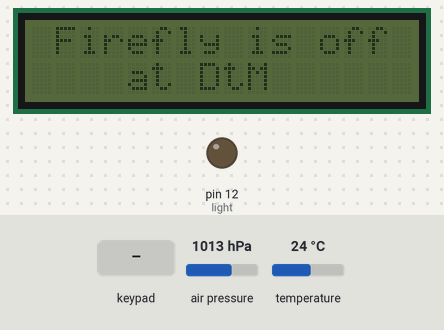
This sketch was run on a simulated Arduino Uno, built with avr-gcc and run on an emulated ATmega328P. On the bench: 16×2 character LCD, output pins drawn as LEDs (lit = HIGH). The test bench sets the inputs (shaded band); at power-on: air pressure 1013 hPa, temperature 24 °C. The modem accepts every AT command (registered, SIM ready, sends succeed) and sends nothing else.

Above: at 5.2 s.
5.3 s: key 'S' pressed
At 6.7 s:
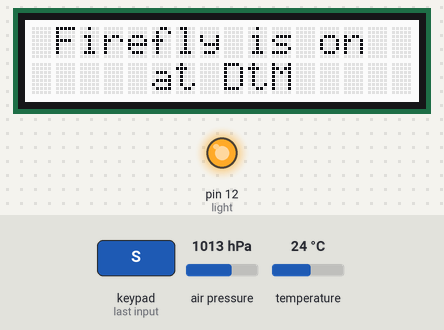
At 10.2 s:
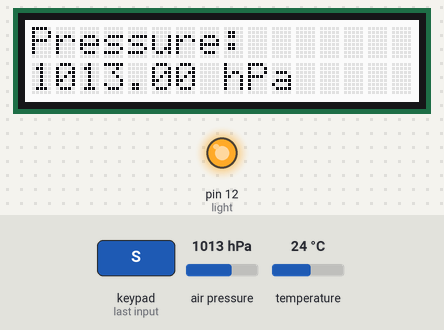
Timing chart, 0 to 11.7 s (numbered marks = the images above; inputs shaded):
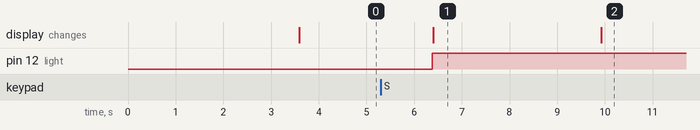

Measured:
- after the input at 5.3 s, pin 12 (light): LOW → HIGH after 1.1 s; the display: changes after 1.1 s (image 1)
- what the display in image 1 shows lasts 3.5 s, from 6.4 s to 9.9 s

The sketch:

_140402_firefly_iot_v9.ino
```cpp
//Include statements
#include <Adafruit_BMP085_U.h>
#include <Adafruit_MCP23017.h>
#include <Adafruit_RGBLCDShield.h>
#include <Adafruit_Sensor.h>
#include <SoftwareSerial.h>
#include <String.h>
#include <Wire.h>

//Global Variables
SoftwareSerial mySerial(7, 8);          //software serial connection used to communicate to and from the gprs shield
Adafruit_RGBLCDShield lcd = Adafruit_RGBLCDShield();           //initiation of  the rgdlcd shield
Adafruit_BMP085_Unified bmp = Adafruit_BMP085_Unified(10085);  //initiation of the BMP 805 sensor

const int light = 12;            // This is the pin that the leds are connected to in series
int PressNum = 0;                // The number of times the button has been pressed
float temperature;               // Variable for BMP
float seaLevelPressure;          // Variable for BMP
float Altitude;                  // Variable for BMP
float pres;                      // Variable for BMP
boolean Timer=false;             // true means start Timer/ false means do not start Timer
int xTimer=0;                    // This is the counter for the timer to indicate how many 500ms delays has occurred
const String PhoneBook[] = {("\"YourNumberHere\"") , ("\"YourNumberHere\"")};
void setup(void)
{
  pinMode(light, OUTPUT);

  mySerial.begin(19200);               // the GPRS baud rate
  Serial.begin(9600);                  // The Serial Port baud rate
  lcd.begin(16, 2);
  lcd.setBacklight(0x0);               // Turns off the backlight of the lcd screen

  // Initialise the sensor
  if(!bmp.begin())
  {
    // There was a problem detecting the BMP085 ... check your connections
    lcd.setBacklight(0x7);             // Turns on the backlight of the lcd screen
    lcd.setCursor(0,0);                // The place where you want the first word to begin setCursor(PLACE,ROW)
    lcd.print("Sensors were not");
    lcd.setCursor(0,1);
    lcd.print("Found");
    while(1);
  }
  FFoff();
  delay(500);
}

void loop(void)
{
  sensors_event_t event;
  bmp.getEvent(&event);
  uint8_t buttons = lcd.readButtons();

  if (event.pressure)
  {
    bmp.getTemperature(&temperature);                   //getTemperature
    seaLevelPressure = SENSORS_PRESSURE_SEALEVELHPA;    //getPressure
    pres = event.pressure;
    Altitude = bmp.pressureToAltitude(seaLevelPressure, event.pressure, temperature);  //getAltitude

    int num_of_sms = sizeof(PhoneBook)/sizeof(String); // Gets the size of the PhoneBook array

    for(int i=0; i<num_of_sms; i++) { SendTextMessage(PhoneBook[i]); }  // For loop to send email to everyone in the PhoneBook array
  }
  else { lcd.clear(); lcd.setCursor(0,0); lcd.print("Sensor error");} //Serial.println("Sensor error"); }

  if(buttons & BUTTON_SELECT)
  {
    if(PressNum%2==0)
    {
      digitalWrite(light, HIGH);   // turn the LED on (HIGH is the voltage level)
      FFon();
      delay(3500);
      PressNum=PressNum++;  // adds one to PressNum
    }
    else
    {
      digitalWrite(light, LOW);   // turn the LED off (LOW is the voltage level)
      FFoff();
      PressNum=PressNum++;
    }

    // Send sensor data to the Lcd
    display_in_lcd("Pressure:",event.pressure,"hPa");
    display_in_lcd("Temperature:",((temperature*9)/5)+32,"F");
    display_in_lcd("Altitude:",(-1*(bmp.pressureToAltitude(seaLevelPressure, event.pressure, temperature))),"m");
    display_in_lcd("Voltage Level:",23,"volts");

    ffReport();

    // Send data to the serial monitor on the computer
    /*
    display_in_serial("Temperature",temperature,"C");
    display_in_serial("Pressure",event.pressure,"hPa");
    display_in_serial("Altitude",bmp.pressureToAltitude(seaLevelPressure, event.pressure, temperature),"m");
    */
  }
  turn_off();
}

void turn_off()
{
  if(Timer)
  {
      delay(500);
      if(xTimer==180)
      {
         digitalWrite(light, LOW);
         xTimer=0;
         PressNum=PressNum++;
         Timer=false;
      }
      else
          xTimer++;
  }
  else
    delay(500);
}

void display_in_lcd(String title, float value, String unit)
{
  lcd.setBacklight(0x7);
  lcd.clear();
  lcd.setCursor(0,0);
  lcd.print(title);
  lcd.setCursor(0,1);
  lcd.print(value);
  lcd.setCursor(8,1);
  lcd.print(unit);
  lcd.setCursor(11,1);
  delay(3500);
}

void display_in_serial(String title, float value, String unit)
{
  Serial.print(title);
  Serial.print(":   ") ;
  Serial.print(value);
  Serial.print(" ");
  Serial.println(unit);
}
void progressBar()
{
  lcd.clear();
  byte bar1[8] = { 0x10, 0x10, 0x10, 0x10, 0x10, 0x10, 0x10, 0x10};
  lcd.createChar(1, bar1);
  lcd.setCursor (0, 1);
  lcd.print("0%");
  lcd.setCursor (4, 1);
  lcd.print("sending");
  lcd.setCursor (12, 1);
  lcd.print("100%");
  for (int x = 0; x < 16; x++)                        // Print all the filled blocks
  {
    lcd.setCursor (x, 0);
    lcd.write (1023);
    delay(800/(x+1));
  }
 delay(500);
}

void FFoff()
{
  lcd.clear();
  lcd.setBacklight(0x7);
  lcd.setCursor(1,0);
  lcd.print("Firefly is off");
  lcd.setCursor(4,1);
  lcd.print("at DtM ");
  delay(3500);
  lcd.setBacklight(0x0);
  Timer=false;
}

void FFon()
{
  lcd.clear();
  lcd.setBacklight(0x7);
  lcd.setCursor(1,0);
  lcd.print("Firefly is on");
  lcd.setCursor(4,1);
  lcd.print(" at DtM");
  Timer=true;
}
void ffReport()
{
  lcd.clear();
  lcd.setCursor(0,0);
  lcd.print("Sending Report");
  lcd.setCursor(0,1);
  lcd.print("About Firefly! ");
  delay(3500);
  progressBar();
  lcd.clear();
  lcd.setCursor(0,0);

  lcd.print("Report About");
  lcd.setCursor(0,1);
  lcd.print("Firefly was sent!");
  delay(3500);
  lcd.clear();
  lcd.setBacklight(0x0);
}

///SendTextMessage(String num)
///this function is to send a sms message
void SendTextMessage(String num)
{
   String recipient = "AT + CMGS = ";
   recipient+=num;
   mySerial.print("AT+CMGF=1\r");    //Because we want to send the SMS in text mode
   delay(100);
   //mySerial.println("AT + CMGS = \"AddNumberHere\"");//send sms message, be careful need to add a country code before the cellphone number
   mySerial.println(recipient);//send sms message, be careful need to add a country code before the cellphone number
   delay(100);
   mySerial.println("A test message!");//the content of the message
   delay(100);
   mySerial.println((char)26);//the ASCII code of the ctrl+z is 26
   delay(100);
   mySerial.println();
}
```
